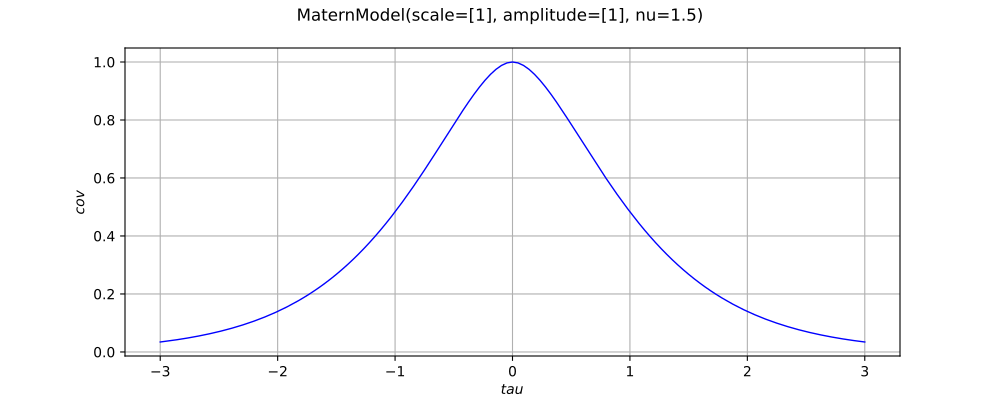

The Python source for this figure:
import openturns as ot
from matplotlib import pyplot as plt
from openturns.viewer import View
if ot.MaternModel().__class__.__name__ == 'ExponentialModel':
    covarianceModel = ot.ExponentialModel([0.5], [5.0])
elif ot.MaternModel().__class__.__name__ == 'GeneralizedExponential':
    covarianceModel = ot.GeneralizedExponential([2.0], [3.0], 1.5)
elif ot.MaternModel().__class__.__name__ == 'ProductCovarianceModel':
    amplitude = [1.0]
    scale1 = [4.0]
    scale2 = [4.0]
    cov1 = ot.ExponentialModel(scale1, amplitude)
    cov2 = ot.ExponentialModel(scale2, amplitude)
    covarianceModel = ot.ProductCovarianceModel([cov1, cov2])
elif ot.MaternModel().__class__.__name__ == 'RankMCovarianceModel':
    variance = [1.0, 2.0]
    basis = ot.LinearBasisFactory().build()
    covarianceModel = ot.RankMCovarianceModel(variance, basis)
elif ot.MaternModel().__class__.__name__ == 'StationaryFunctionalCovarianceModel':
    rho = ot.SymbolicFunction(['tau'], ['exp(-tau)*cos(2*pi_*tau)'])
    covarianceModel = ot.StationaryFunctionalCovarianceModel([1.0], [1.0], rho)
else:
    covarianceModel = ot.MaternModel()
title = str(covarianceModel)[:100]
if covarianceModel.getInputDimension() == 1:
    scale = covarianceModel.getScale()[0]
    if covarianceModel.isStationary():
        def f(x):
            return [covarianceModel(x)[0, 0]]
        func = ot.PythonFunction(1, 1, f)
        func.setDescription(['$tau$', '$cov$'])
        cov_graph = func.draw(-3.0 * scale, 3.0 * scale, 129)
        cov_graph.setTitle(title)
        fig = plt.figure(figsize=(10, 4))
        cov_axis = fig.add_subplot(111)
        View(cov_graph, figure=fig, axes=[cov_axis], add_legend=False)
    else:
        def f(x):
            return [covarianceModel([x[0]], [x[1]])[0, 0]]
        func = ot.PythonFunction(2, 1, f)
        func.setDescription(['$s$', '$t$', '$cov$'])
        cov_graph = func.draw([-3.0 * scale]*2, [3.0 * scale]*2, [129]*2)
        cov_graph.setTitle(title)
        fig = plt.figure(figsize=(10, 4))
        cov_axis = fig.add_subplot(111)
        View(cov_graph, figure=fig, axes=[cov_axis], add_legend=False, square_axes=True)
elif covarianceModel.getInputDimension() == 2:
    scale = covarianceModel.getScale()
    if covarianceModel.isStationary():
        def f(x):
            return [covarianceModel(x)[0, 0]]
        func = ot.PythonFunction(2, 1, f)
        func.setDescription(['$s$', '$t$', '$cov$'])
        cov_graph = func.draw(-3.0 * scale, 3.0 * scale, [129]*2)
        cov_graph.setTitle(title)
        fig = plt.figure(figsize=(10, 4))
        cov_axis = fig.add_subplot(111)
        View(cov_graph, figure=fig, axes=[cov_axis], add_legend=False, square_axes=True)
